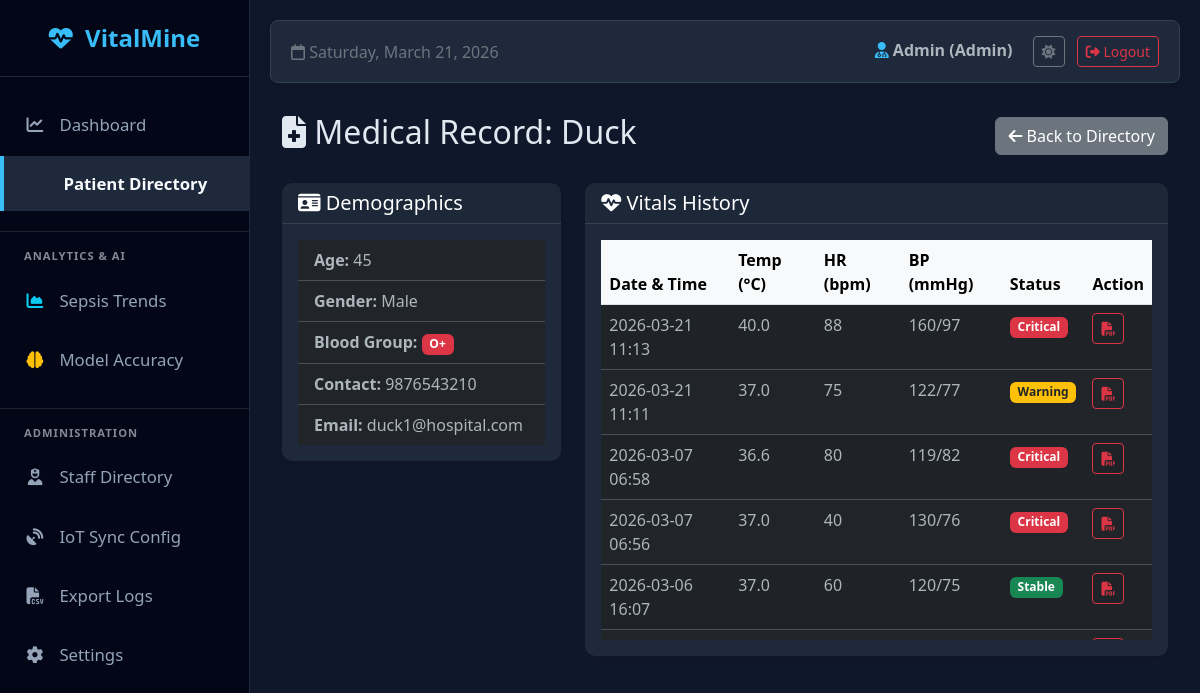
Page /patient_file/5 (signed in) on the committed database.
### models.py (models this page shows)
class User(UserMixin, db.Model):
    id = db.Column(db.Integer, primary_key=True)
    username = db.Column(db.String(100), unique=True, nullable=False)
    email = db.Column(db.String(120), unique=True, nullable=True)
    password = db.Column(db.String(100), nullable=False)
    role = db.Column(db.String(20), nullable=False, default="patient")
    age = db.Column(db.Integer, nullable=True)
    gender = db.Column(db.String(20), nullable=True)
    blood_group = db.Column(db.String(10), nullable=True)
    contact = db.Column(db.String(20), nullable=True)
    emp_id = db.Column(db.String(50), nullable=True)
    department = db.Column(db.String(50), nullable=True)
    entries = db.relationship("Entry", backref="author", lazy=True)

class Entry(db.Model):
    id = db.Column(db.Integer, primary_key=True)
    user_id = db.Column(db.Integer, db.ForeignKey("user.id"), nullable=True)
    name = db.Column(db.String(100), nullable=False)
    temp = db.Column(db.Float, nullable=False)
    hr = db.Column(db.Integer, nullable=False)
    rr = db.Column(db.Integer, nullable=False)
    sys_bp = db.Column(db.Integer, nullable=True)
    dia_bp = db.Column(db.Integer, nullable=True)
    status = db.Column(db.String(20), nullable=False)
    advice = db.Column(db.String(200), nullable=True)
    timestamp = db.Column(db.DateTime, default=datetime.utcnow)

### app.py (the view)
@app.route("/patient_file/<int:patient_id>")
@login_required
def patient_file(patient_id):
    if current_user.role not in ["doctor", "nurse", "admin"]:
        flash("Access Denied.", "danger")
        return redirect(url_for("home"))
    patient = db.session.get(User, patient_id)
    if not patient or patient.role != "patient":
        return "Patient not found", 404
    history = (
        Entry.query.filter_by(user_id=patient_id).order_by(Entry.timestamp.desc()).all()
    )
    return render_template("patient_file.html", patient=patient, history=history)

### app.py (called while the page is built)
@login_manager.user_loader
def load_user(user_id):
    return db.session.get(User, int(user_id))

### templates/patient_file.html
{% extends "base.html" %} {% block content %}
<div class="container mt-4">
  <div class="d-flex justify-content-between align-items-center mb-4">
    <h2>
      <i class="fa-solid fa-file-medical"></i> Medical Record: {{
      patient.username }}
    </h2>
    <a href="/patients" class="btn btn-secondary"
      ><i class="fa-solid fa-arrow-left"></i> Back to Directory</a
    >
  </div>
  <div class="row">
    <div class="col-md-4 mb-4">
      <div class="card shadow-sm border-0">
        <div class="card-header bg-dark text-white">
          <h5 class="mb-0"><i class="fa-solid fa-id-card"></i> Demographics</h5>
        </div>
        <div class="card-body">
          <ul class="list-group list-group-flush">
            <li class="list-group-item">
              <strong>Age:</strong> {{ patient.age or 'N/A' }}
            </li>
            <li class="list-group-item">
              <strong>Gender:</strong> {{ patient.gender or 'N/A' }}
            </li>
            <li class="list-group-item">
              <strong>Blood Group:</strong>
              <span class="badge bg-danger"
                >{{ patient.blood_group or 'N/A' }}</span
              >
            </li>
            <li class="list-group-item">
              <strong>Contact:</strong> {{ patient.contact or 'N/A' }}
            </li>
            <li class="list-group-item">
              <strong>Email:</strong> {{ patient.email or 'N/A' }}
            </li>
          </ul>
        </div>
      </div>
    </div>
    <div class="col-md-8 mb-4">
      <div class="card shadow-sm border-0">
        <div class="card-header bg-primary text-white">
          <h5 class="mb-0">
            <i class="fa-solid fa-heart-pulse"></i> Vitals History
          </h5>
        </div>
        <div class="card-body">
          {% if history %}
          <div
            class="table-responsive"
            style="max-height: 400px; overflow-y: auto"
          >
            <table class="table table-hover table-striped">
              <thead
                class="table-light"
                style="position: sticky; top: 0; z-index: 1"
              >
                <tr>
                  <th>Date & Time</th>
                  <th>Temp (°C)</th>
                  <th>HR (bpm)</th>
                  <th>BP (mmHg)</th>
                  <th>Status</th>
                  <th>Action</th>
                </tr>
              </thead>
              <tbody>
                {% for entry in history %}
                <tr>
                  <td>{{ entry.timestamp.strftime('%Y-%m-%d %H:%M') }}</td>
                  <td>{{ entry.temp }}</td>
                  <td>{{ entry.hr }}</td>
                  <td>{{ entry.sys_bp }}/{{ entry.dia_bp }}</td>
                  <td>
                    {% if entry.status == 'High' or entry.status == 'Critical'
                    %}
                    <span class="badge bg-danger">Critical</span>
                    {% elif entry.status == 'Warning' %}
                    <span class="badge bg-warning text-dark">Warning</span>
                    {% else %}
                    <span class="badge bg-success">Stable</span>
                    {% endif %}
                  </td>
                  <td>
                    <a
                      href="{{ url_for('generate_pdf', entry_id=entry.id) }}"
                      class="btn btn-sm btn-outline-danger"
                    >
                      <i class="fa-solid fa-file-pdf"></i>
                    </a>
                  </td>
                </tr>
                {% endfor %}
              </tbody>
            </table>
          </div>
          {% else %}
          <div class="alert alert-secondary text-center">
            No vitals history recorded for this patient yet.
          </div>
          {% endif %}
        </div>
      </div>
    </div>
  </div>
</div>
{% endblock %}

### templates/base.html (shortened to what this page needs)
<!doctype html>
<html lang="en" data-bs-theme="dark">
  <head>
    <link
      href="https://cdn.jsdelivr.net/npm/bootstrap@5.3.0/dist/css/bootstrap.min.css"
      rel="stylesheet"
    />
    <link
      rel="stylesheet"
      href="https://cdnjs.cloudflare.com/ajax/libs/font-awesome/6.4.0/css/all.min.css"
    />
    <link
      rel="stylesheet"
      href="https://cdn.datatables.net/1.13.6/css/dataTables.bootstrap5.min.css"
    />
  </head>
  <body>
    {% if current_user.is_authenticated %}
    <div class="sidebar">
      <div class="brand"><i class="fa-solid fa-heart-pulse"></i> VitalMine</div>
      <ul class="nav flex-column mb-auto mt-2">
        {% if current_user.role in ['admin', 'doctor'] %}
        <li class="nav-item mb-1">
          <a
            href="{{ url_for('home') }}"
            class="{% if request.path == '/' %}active fw-bold{% endif %}"
          >
            <i class="fa-solid fa-chart-line"></i> Dashboard
          </a>
        </li>
        {% endif %}  {% if current_user.role in ['admin', 'doctor', 'nurse'] %}
        <li class="nav-item mb-1">
          <a
            href="{{ url_for('patients_directory') }}"
            class="{% if '/patient' in request.path %}active fw-bold{% endif %}"
          >
             Patient Directory
          </a>
        </li>
        {% endif %} {% if current_user.role != 'patient' %}
        <hr class="text-secondary my-3 border-secondary" />
        <small
          class="text-muted fw-bold px-4 mb-2 d-block"
          style="font-size: 0.7rem; letter-spacing: 1px"
          >ANALYTICS & AI</small
        >
        <li class="nav-item mb-1">
          <a
            href="/trends"
            class="{% if request.path == '/trends' %}active fw-bold{% endif %}"
          >
            <i class="fa-solid fa-chart-area text-info"></i> Sepsis Trends
          </a>
        </li>
        <li class="nav-item mb-1">
          <a
            href="/model_accuracy"
            class="{% if request.path == '/model_accuracy' %}active fw-bold{% endif %}"
          >
            <i class="fa-solid fa-brain text-warning"></i> Model Accuracy
          </a>
        </li>
        <hr class="text-secondary my-3 border-secondary" />
        <small
          class="text-muted fw-bold px-4 mb-2 d-block"
          style="font-size: 0.7rem; letter-spacing: 1px"
          >ADMINISTRATION</small
        >
        <li class="nav-item mb-1">
          <a
            href="/staff"
            class="{% if request.path == '/staff' %}active fw-bold{% endif %}"
          >
            <i class="fa-solid fa-user-nurse"></i> Staff Directory
          </a>
        </li>
        <li class="nav-item mb-1">
          <a
            href="/iot_config"
            class="{% if request.path == '/iot_config' %}active fw-bold{% endif %}"
          >
            <i class="fa-solid fa-satellite-dish"></i> IoT Sync Config
          </a>
        </li>
        {% if current_user.role == 'admin' %}
        <li class="nav-item mb-1">
          <a href="{{ url_for('export_data') }}">
            <i class="fa-solid fa-file-csv"></i> Export Logs
          </a>
        </li>
        {% endif %}
        <li class="nav-item mb-1">
          <a
            href="/settings"
            class="{% if request.path == '/settings' %}active fw-bold{% endif %}"
          >
            <i class="fa-solid fa-gear"></i> Settings
          </a>
        </li>
        {% endif %}
      </ul>
    </div>
    {% endif %}
    <div
      class="main-content"
    >
      {% if current_user.is_authenticated %}
      <div class="top-navbar">
        <div class="text-secondary">
          <i class="fa-regular fa-calendar"></i> <span id="currentDate"></span>
        </div>
        <div>
          <span class="fw-bold me-3 text-body">
            <i
              class="fa-solid fa-user-doctor"
              style="color: var(--vm-accent)"
            ></i>
            {{ current_user.username | capitalize }} ({{ current_user.role |
            capitalize }})
          </span>
          <button
            id="theme-toggle"
            class="btn btn-sm btn-outline-secondary me-2"
          >
            <i id="theme-icon" class="fa-solid fa-moon"></i>
          </button>
          <a
            href="{{ url_for('logout') }}"
            class="btn btn-sm btn-outline-danger"
            ><i class="fa-solid fa-right-from-bracket"></i> Logout</a
          >
        </div>
      </div>
      {% endif %}  {% block content %}{% endblock %}
    </div>
  </body>
</html>

### templates/base.html (style rules this page uses)
:root { --vm-bg: #f4f7f6; --vm-sidebar-bg: #1d2b36; --vm-sidebar-border: #2c3e50; --vm-card-bg: #ffffff; --vm-card-border: #e3e6f0; --vm-text-main: #5a5c69; --vm-text-muted: #858796; --vm-topbar-bg: #ffffff; --vm-grid-line: #e9ecef; --vm-organ-base: #e9ecef; --vm-organ-stroke: #ced4da; --vm-accent: #4db8ff; }
[data-bs-theme="dark"] { --vm-bg: #0f172a; --vm-sidebar-bg: #020617; --vm-sidebar-border: #1e293b; --vm-card-bg: #1e293b; --vm-card-border: #334155; --vm-text-main: #e2e8f0; --vm-text-muted: #94a3b8; --vm-topbar-bg: #1e293b; --vm-grid-line: #1e293b; --vm-organ-base: #334155; --vm-organ-stroke: #475569; --vm-accent: #38bdf8; }
body { background-color: var(--vm-bg); font-family: "Segoe UI", Tahoma, Geneva, Verdana, sans-serif; overflow-x: hidden; color: var(--vm-text-main); transition: background-color 0.3s, color 0.3s; }
.sidebar { height: 100vh; width: 250px; position: fixed; top: 0; left: 0; background-color: var(--vm-sidebar-bg); padding-top: 20px; border-right: 1px solid var(--vm-sidebar-border); z-index: 1000; transition: background-color 0.3s; }
.sidebar .brand { font-size: 1.5rem; font-weight: bold; text-align: center; padding-bottom: 20px; border-bottom: 1px solid var(--vm-sidebar-border); margin-bottom: 20px; color: var(--vm-accent); }
.sidebar a { padding: 15px 25px; text-decoration: none; font-size: 1.05rem; color: #94a3b8; display: block; transition: 0.3s; }
.sidebar a:hover, .sidebar a.active { color: #f8fafc; background-color: var(--vm-sidebar-border); border-left: 4px solid var(--vm-accent); }
.sidebar i { margin-right: 10px; width: 20px; text-align: center; }
.main-content { margin-left: 250px; padding: 20px; min-height: 100vh; }
.top-navbar { background-color: var(--vm-topbar-bg); border-radius: 8px; padding: 15px 20px; border: 1px solid var(--vm-card-border); box-shadow: 0 4px 6px -1px rgba(0, 0, 0, 0.1); margin-bottom: 30px; display: flex; justify-content: space-between; align-items: center; transition: background-color 0.3s; }
.card { background-color: var(--vm-card-bg); border: 1px solid var(--vm-card-border); box-shadow: 0 4px 6px -1px rgba(0, 0, 0, 0.1); border-radius: 10px; transition: background-color 0.3s; }
.card-header { background-color: rgba(0, 0, 0, 0.05) !important; border-bottom: 1px solid var(--vm-card-border) !important; }

### rows in the picture
User: username "Admin", role "Admin"
User: username "Duck", age "45", gender "Male", blood_group "O+", contact "9876543210", email "duck1@hospital.com"
Entry: timestamp "2026-03-21 11:13", temp "40.0", hr "88", sys_bp "160", dia_bp "97", status "Critical"
Entry: timestamp "2026-03-21 11:11", temp "37.0", hr "75", sys_bp "122", dia_bp "77", status "Warning"
Entry: timestamp "2026-03-07 06:58", temp "36.6", hr "80", sys_bp "119", dia_bp "82", status "Critical"
Entry: timestamp "2026-03-07 06:56", temp "37.0", hr "40", sys_bp "130", dia_bp "76", status "Critical"
Entry: timestamp "2026-03-06 16:07", temp "37.0", hr "60", sys_bp "120", dia_bp "75", status "Stable"
